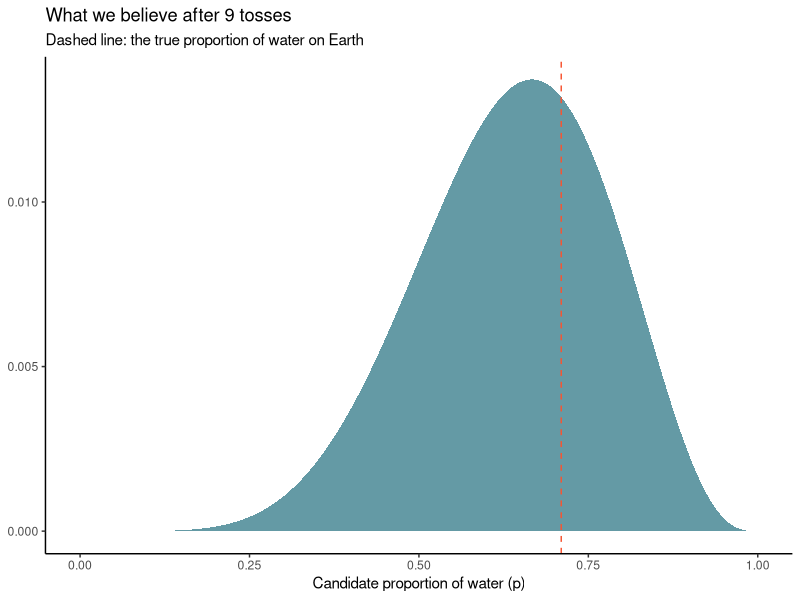

This figure's R source:
## ---- chunk 1
library(tidyverse)

tosses <- c("W","L","W","W","W","L","W","L","W") # <1>

globe_posterior <- tibble(p = seq(0, 1, length.out = 200)) |> # <2>
  dplyr::mutate(
    prior      = 1, # <3>
    likelihood = dbinom(sum(tosses == "W"), size = length(tosses), prob = p), # <4>
    posterior  = likelihood * prior / sum(likelihood * prior) # <5>
  )

globe_posterior |>
  ggplot(aes(x = p, y = posterior)) +
  geom_area(fill = "#226F7F", alpha = 0.7) +
  geom_vline(xintercept = 0.71, linetype = "dashed", color = "#F75431") + # <6>
  labs(title = "What we believe after 9 tosses",
       subtitle = "Dashed line: the true proportion of water on Earth",
       x = "Candidate proportion of water (p)", y = NULL) +
  theme_classic()
## ---- chunk 2
#| fig-cap: "Bayesian updating, one toss at a time"

library(gganimate)

update_frames <- purrr::map_df(0:length(tosses), \(n) { # <7>
  tibble(p = seq(0, 1, length.out = 200)) |>
    dplyr::mutate(
      posterior = dbinom(sum(tosses[seq_len(n)] == "W"), size = n, prob = p),
      posterior = posterior / sum(posterior),
      n_tosses  = n,
      label     = ifelse(n == 0, "Before any data (the prior)",
                         paste0("After ", n, " tosses: ", paste(tosses[seq_len(n)], collapse = " ")))
    )
})

update_frames |>
  ggplot(aes(x = p, y = posterior)) +
  geom_area(fill = "#226F7F", alpha = 0.7) +
  geom_vline(xintercept = 0.71, linetype = "dashed", color = "#F75431") +
  labs(title = "{closest_state}", # <8>
       x = "Proportion of water (p)", y = NULL) +
  theme_classic() +
  gganimate::transition_states(label, transition_length = 2, state_length = 3, wrap = FALSE) + # <8>
  gganimate::ease_aes("cubic-in-out")
